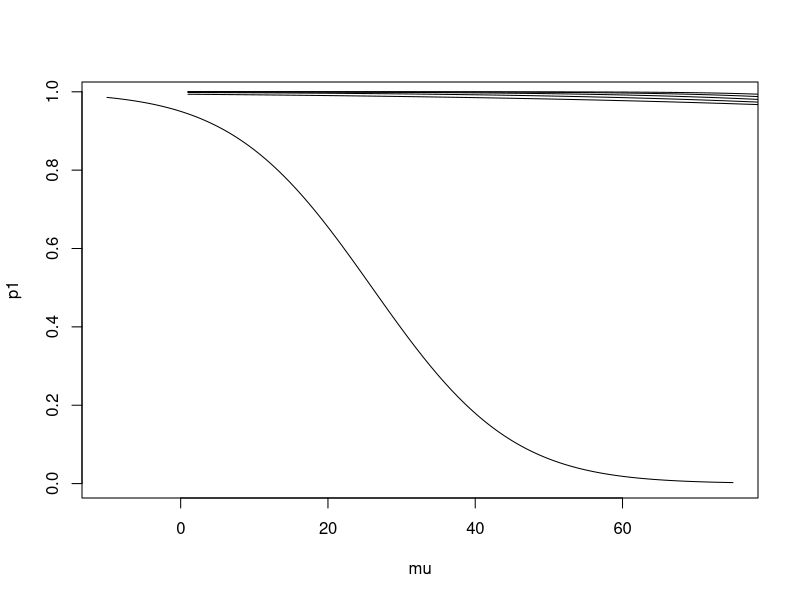

Recreate this plot in R.
#----------------------------------------------------------------------------------------------------------------
#----------------------Characteristic curve-------------------------------------------------------
#----------------------------------------------------------------------------------------------------------------

remove(list = ls())

###############################################################################################################
# type-I(alpha-error) : reject null hypothesis when its true
# type-II(beta-error) : accept null hypothesis when its false
# from previous exercise t(calc) = mean_difference/(common_sd *(sqrt(2/n)))
# μ(cric) = t(cric) * sd * sqrt(2/n)
# actually u critical is difference of means of two samples so this plays important role
# oc is ploted as u in x-axis and the probability of occurance of u with respect to n in y-axis
# error I lies in the upper part of the curve where as error II lies in lower part

################################################################################################################

# (1 ): --------------------------------------------------------------------------------------------------------
# (a): ---------------------------------------------------------------------------------------------------------
#Determine μ(krit) for sample sizes n = 8, 16, 32, 64, 128 und 256. Use the standard deviation from assignment 4 
sd <-29.52088
sd

#for n =8
n1 <- 8
t1_cric <- qt(0.05, 14, lower.tail = FALSE) 
t1_cric   #1.76131
u1_cric <- t1_cric * sd * sqrt(2/n1)
u1_cric  #25.99771

# for n =16
n2 <- 16
t2_cric <- qt(0.05, 30, lower.tail = FALSE)
t2_cric   # 1.697261
u2_cric <- t2_cric * sd * sqrt(2/n2)
u2_cric  # 17.71466

# for n = 32
n3 <- 32
t3_cric <- qt(0.05, 62, lower.tail = FALSE)
t3_cric   # 1.669804
u3_cric <- t3_cric * sd * sqrt(2/n3)
u3_cric  # 12.32352

# for n = 64
n4 <- 64
t4_cric <- qt(0.05, 162, lower.tail = FALSE)
t4_cric   # 1.654314
u4_cric <- t4_cric * sd * sqrt(2/n4)
u4_cric  #  8.633209

# for n = 128
n5 <- 128
t5_cric <- qt(0.05, 254, lower.tail = FALSE)
t5_cric   # 1.650875
u5_cric <- t5_cric * sd * sqrt(2/n5)
u5_cric  #  6.09191

# for n = 256
n6 <- 256
t6_cric <- qt(0.05, 610, lower.tail = FALSE)
t6_cric   # 1.647355
u6_cric <- t6_cric * sd * sqrt(2/n6)
u6_cric  #  4.298447


# (b).-------------------------------------------------------------------------------------------------------
# Calculate p(μ,n), i.e. the probability of accepting the null hypotheses given μ, 
# and fill out the fields in the table.

# this value is given on the question
mu <- seq(-10,75,by=0.1)

# for n = 8
# here we are using pt(tcalc, df)
# first term refers to calculated t(t is actually difference of mean) value as in above exercise and 
# gives probability of occurence
p1 <- pt(((u1_cric-mu)* sqrt(n1))/(sd *sqrt(2)), 14)
p1   # this gives a series of data each time mu value increases

# for n = 16
p2 <- pt(((u2_cric-mu)* sqrt(n2))/(sd *sqrt(2)), 30)
p2

# for n = 32
p3 <- pt(((u3_cric-mu)* sqrt(n3))/(sd *sqrt(2)), 62)
p3

# for n = 64
p4 <- pt(((u4_cric-mu)* sqrt(n4))/(sd *sqrt(2)), 126 )
p4

# for n = 128
p5 <- pt(((u5_cric-mu)* sqrt(n5))/(sd *sqrt(2)), 254 )
p5

# for n = 256
p6 <- pt(((u6_cric-mu)* sqrt(n6))/(sd *sqrt(2)), 610 )
p6

# (c).-------------------------------------------------------------------------------------------------------
# Use the assistent to draw the OC-curves for n = 8, 16, 32 und 64.

plot(mu, p1, type = "l")
lines(p2, type = "l")
lines(p3, type = "l")
lines(p4, type = "l")
lines(p5, type = "l")
lines(p6, type = "l")

# here as n increase the curve shrink better containing less area so difference of mean is less i think.


# (2).-------------------------------------------------------------------------------------------------------
# (a): ------------------------------------------------------------------------------------------------------
# Determine the sample sizes to get β<50% und β<10% (see table at botton left). To do this, change n-init 
# for β<50% and β<10%, until it is greater than n-ergebnis ist.

# for β<50%
common_sd <-29.52088 # form exercise 4
alfa <- 0.05
beta <- 0.5
mean_diff <- 71.25 # form exercise 4

# for n = 2
df <- 2 * 2 - 2
n_calc1 <- ((qt(alfa, df)+qt(beta, df))^2 * common_sd^2 * 2)/mean_diff^2
n_calc1 # 2.927388
# since 2 >= 2.927388 is not true so the value of n = 2 is not suitable

# for n = 3
df1 <- 2 *3 - 2
n_calc2 <- ((qt(alfa, df1)+qt(beta, df1))^2 * common_sd^2 * 2)/mean_diff^2
n_calc2 # 1.560382
# since 3 >= 1.560382 is true so the value of n => 3 is correct value which can be choosen


# for β<10%
common_sd <-29.52088 # form exercise 4
alfa <- 0.05
beta1 <- 0.1
mean_diff <- 71.25 # form exercise 4

# for n = 2
df <- 2 * 2 - 2
n_calc1 <- ((qt(alfa, df)+qt(beta1, df))^2 * common_sd^2 * 2)/mean_diff^2
n_calc1 # 7.928933
# since 2 >= 7.928933 is not true so the value of n = 2 is not suitable

# for n = 3
df1 <- 2 *3 - 2
n_calc2 <- ((qt(alfa, df1)+qt(beta1, df1))^2 * common_sd^2 * 2)/mean_diff^2
n_calc2 # 4.611895
# since 2 >= 4.611895 is not true so the value of n = 3 is also incorrect 

# for n = 3
df2 <- 2 *3 - 2
n_calc2 <- ((qt(alfa, df2)+qt(beta1, df2))^2 * common_sd^2 * 2)/mean_diff^2
n_calc2 # 4.611895
# since 3 >= 4.611895 is not true so the value of n = 3 is also incorrect 

# for n = 4
df3 <- 2 *4 - 2
n_calc3 <- ((qt(alfa, df3)+qt(beta1, df3))^2 * common_sd^2 * 2)/mean_diff^2
n_calc3 # 3.929221
# since 4 >= 3.929221 is  true so the value of n => 4 is correct 




